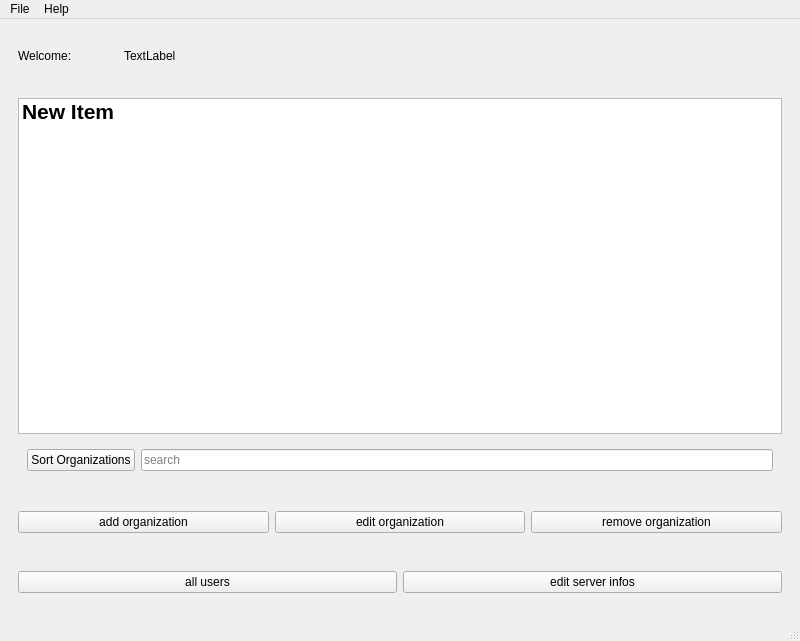
<?xml version="1.0" encoding="UTF-8"?>
<ui version="4.0">
 <class>ToDoList</class>
 <widget class="QMainWindow" name="ToDoList">
  <property name="geometry">
   <rect>
    <x>0</x>
    <y>0</y>
    <width>800</width>
    <height>641</height>
   </rect>
  </property>
  <property name="minimumSize">
   <size>
    <width>800</width>
    <height>600</height>
   </size>
  </property>
  <property name="windowTitle">
   <string>ToDoList</string>
  </property>
  <widget class="QWidget" name="centralwidget">
   <layout class="QVBoxLayout" name="verticalLayout">
    <item>
     <widget class="QWidget" name="widget_3" native="true">
      <property name="minimumSize">
       <size>
        <width>0</width>
        <height>50</height>
       </size>
      </property>
      <layout class="QHBoxLayout" name="horizontalLayout_2">
       <item>
        <widget class="QLabel" name="Welcome_label">
         <property name="maximumSize">
          <size>
           <width>100</width>
           <height>16777215</height>
          </size>
         </property>
         <property name="text">
          <string>Welcome:</string>
         </property>
        </widget>
       </item>
       <item>
        <widget class="QLabel" name="user_name_label">
         <property name="text">
          <string>TextLabel</string>
         </property>
        </widget>
       </item>
      </layout>
     </widget>
    </item>
    <item>
     <widget class="QWidget" name="widget_2" native="true">
      <property name="maximumSize">
       <size>
        <width>16777215</width>
        <height>400</height>
       </size>
      </property>
      <layout class="QVBoxLayout" name="verticalLayout_2">
       <item>
        <widget class="QListWidget" name="todolist_organizations_list">
         <property name="font">
          <font>
           <pointsize>16</pointsize>
           <bold>true</bold>
          </font>
         </property>
         <property name="sortingEnabled">
          <bool>false</bool>
         </property>
         <item>
          <property name="text">
           <string>New Item</string>
          </property>
         </item>
        </widget>
       </item>
       <item>
        <widget class="QWidget" name="widget_6" native="true">
         <layout class="QHBoxLayout" name="horizontalLayout_3">
          <item>
           <widget class="QPushButton" name="sort_organizations_BTN">
            <property name="text">
             <string>Sort Organizations</string>
            </property>
           </widget>
          </item>
          <item>
           <widget class="QLineEdit" name="search_organizations_qstring">
            <property name="placeholderText">
             <string>search</string>
            </property>
           </widget>
          </item>
         </layout>
        </widget>
       </item>
      </layout>
     </widget>
    </item>
    <item>
     <widget class="QWidget" name="widget" native="true">
      <property name="minimumSize">
       <size>
        <width>0</width>
        <height>50</height>
       </size>
      </property>
      <layout class="QHBoxLayout" name="horizontalLayout">
       <item>
        <widget class="QPushButton" name="add_organization_BTN">
         <property name="text">
          <string>add organization</string>
         </property>
        </widget>
       </item>
       <item>
        <widget class="QPushButton" name="edit_organization_BTN">
         <property name="text">
          <string>edit organization</string>
         </property>
        </widget>
       </item>
       <item>
        <widget class="QPushButton" name="remove_organization_BTN">
         <property name="text">
          <string>remove organization</string>
         </property>
        </widget>
       </item>
      </layout>
     </widget>
    </item>
    <item>
     <widget class="QWidget" name="widget_7" native="true">
      <layout class="QHBoxLayout" name="horizontalLayout_4">
       <item>
        <widget class="QPushButton" name="add_new_user_BTN">
         <property name="text">
          <string>all users</string>
         </property>
        </widget>
       </item>
       <item>
        <widget class="QPushButton" name="pushButton_2">
         <property name="text">
          <string>edit server infos</string>
         </property>
        </widget>
       </item>
      </layout>
     </widget>
    </item>
   </layout>
  </widget>
  <widget class="QMenuBar" name="menubar">
   <property name="geometry">
    <rect>
     <x>0</x>
     <y>0</y>
     <width>800</width>
     <height>26</height>
    </rect>
   </property>
   <widget class="QMenu" name="menuFile">
    <property name="title">
     <string>File</string>
    </property>
    <addaction name="actionSort_Organizations"/>
    <addaction name="separator"/>
    <addaction name="actionExit"/>
   </widget>
   <widget class="QMenu" name="menuHelp">
    <property name="title">
     <string>Help</string>
    </property>
    <addaction name="actionHelp"/>
    <addaction name="actionAbout"/>
   </widget>
   <addaction name="menuFile"/>
   <addaction name="menuHelp"/>
  </widget>
  <widget class="QStatusBar" name="statusbar"/>
  <action name="actionSort_Organizations">
   <property name="text">
    <string>Sort Organizations</string>
   </property>
   <property name="shortcut">
    <string>Ctrl+R</string>
   </property>
  </action>
  <action name="actionExit">
   <property name="text">
    <string>Exit</string>
   </property>
   <property name="shortcut">
    <string>Ctrl+Q</string>
   </property>
  </action>
  <action name="actionHelp">
   <property name="text">
    <string>Help</string>
   </property>
  </action>
  <action name="actionAbout">
   <property name="text">
    <string>About</string>
   </property>
  </action>
 </widget>
 <resources/>
 <connections/>
</ui>
